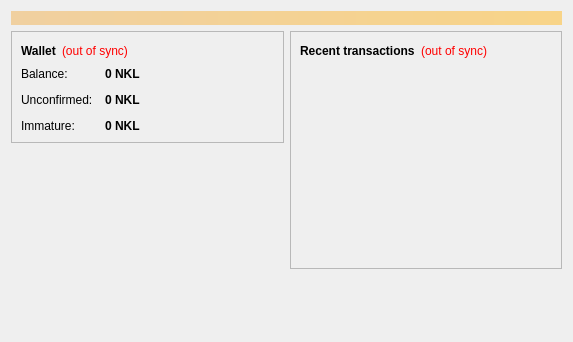
<?xml version="1.0" encoding="UTF-8"?>
<ui version="4.0">
 <class>OverviewPage</class>
 <widget class="QWidget" name="OverviewPage">
  <property name="geometry">
   <rect>
    <x>0</x>
    <y>0</y>
    <width>573</width>
    <height>342</height>
   </rect>
  </property>
  <property name="windowTitle">
   <string>Form</string>
  </property>
  <layout class="QVBoxLayout" name="topLayout">
   <item>
    <widget class="QLabel" name="labelAlerts">
     <property name="visible">
      <bool>false</bool>
     </property>
     <property name="styleSheet">
      <string notr="true">background-color: qlineargradient(x1: 0, y1: 0, x2: 1, y2: 0, stop:0 #F0D0A0, stop:1 #F8D488); color:#000000;</string>
     </property>
     <property name="wordWrap">
      <bool>true</bool>
     </property>
     <property name="margin">
      <number>3</number>
     </property>
    </widget>
   </item>
   <item>
    <layout class="QHBoxLayout" name="horizontalLayout" stretch="1,1">
     <item>
      <layout class="QVBoxLayout" name="verticalLayout_2">
       <item>
        <widget class="QFrame" name="frame">
         <property name="frameShape">
          <enum>QFrame::StyledPanel</enum>
         </property>
         <property name="frameShadow">
          <enum>QFrame::Raised</enum>
         </property>
         <layout class="QVBoxLayout" name="verticalLayout_4">
          <item>
           <layout class="QHBoxLayout" name="horizontalLayout_4">
            <item>
             <widget class="QLabel" name="label_5">
              <property name="font">
               <font>
                <weight>75</weight>
                <bold>true</bold>
               </font>
              </property>
              <property name="text">
               <string>Wallet</string>
              </property>
             </widget>
            </item>
            <item>
             <widget class="QLabel" name="labelWalletStatus">
              <property name="toolTip">
               <string>The displayed information may be out of date. Your wallet automatically synchronizes with the NiCKEL network after a connection is established, but this process has not completed yet.</string>
              </property>
              <property name="styleSheet">
               <string notr="true">QLabel { color: red; }</string>
              </property>
              <property name="text">
               <string notr="true">(out of sync)</string>
              </property>
              <property name="alignment">
               <set>Qt::AlignLeading|Qt::AlignLeft|Qt::AlignVCenter</set>
              </property>
             </widget>
            </item>
            <item>
             <spacer name="horizontalSpacer_2">
              <property name="orientation">
               <enum>Qt::Horizontal</enum>
              </property>
              <property name="sizeHint" stdset="0">
               <size>
                <width>40</width>
                <height>20</height>
               </size>
              </property>
             </spacer>
            </item>
           </layout>
          </item>
          <item>
           <layout class="QFormLayout" name="formLayout_2">
            <property name="fieldGrowthPolicy">
             <enum>QFormLayout::AllNonFixedFieldsGrow</enum>
            </property>
            <property name="horizontalSpacing">
             <number>12</number>
            </property>
            <property name="verticalSpacing">
             <number>12</number>
            </property>
            <item row="0" column="0">
             <widget class="QLabel" name="label">
              <property name="text">
               <string>Balance:</string>
              </property>
             </widget>
            </item>
            <item row="0" column="1">
             <widget class="QLabel" name="labelBalance">
              <property name="font">
               <font>
                <weight>75</weight>
                <bold>true</bold>
               </font>
              </property>
              <property name="cursor">
               <cursorShape>IBeamCursor</cursorShape>
              </property>
              <property name="toolTip">
               <string>Your current balance</string>
              </property>
              <property name="text">
               <string notr="true">0 NKL</string>
              </property>
              <property name="textInteractionFlags">
               <set>Qt::LinksAccessibleByMouse|Qt::TextSelectableByKeyboard|Qt::TextSelectableByMouse</set>
              </property>
             </widget>
            </item>
            <item row="1" column="0">
             <widget class="QLabel" name="label_3">
              <property name="text">
               <string>Unconfirmed:</string>
              </property>
             </widget>
            </item>
            <item row="1" column="1">
             <widget class="QLabel" name="labelUnconfirmed">
              <property name="font">
               <font>
                <weight>75</weight>
                <bold>true</bold>
               </font>
              </property>
              <property name="cursor">
               <cursorShape>IBeamCursor</cursorShape>
              </property>
              <property name="toolTip">
               <string>Total of transactions that have yet to be confirmed, and do not yet count toward the current balance</string>
              </property>
              <property name="text">
               <string notr="true">0 NKL</string>
              </property>
              <property name="textInteractionFlags">
               <set>Qt::LinksAccessibleByMouse|Qt::TextSelectableByKeyboard|Qt::TextSelectableByMouse</set>
              </property>
             </widget>
            </item>
            <item row="2" column="0">
             <widget class="QLabel" name="labelImmatureText">
              <property name="text">
               <string>Immature:</string>
              </property>
             </widget>
            </item>
            <item row="2" column="1">
             <widget class="QLabel" name="labelImmature">
              <property name="font">
               <font>
                <weight>75</weight>
                <bold>true</bold>
               </font>
              </property>
              <property name="toolTip">
               <string>Mined balance that has not yet matured</string>
              </property>
              <property name="text">
               <string notr="true">0 NKL</string>
              </property>
              <property name="textInteractionFlags">
               <set>Qt::LinksAccessibleByMouse|Qt::TextSelectableByKeyboard|Qt::TextSelectableByMouse</set>
              </property>
             </widget>
            </item>
           </layout>
          </item>
         </layout>
        </widget>
       </item>
       <item>
        <spacer name="verticalSpacer">
         <property name="orientation">
          <enum>Qt::Vertical</enum>
         </property>
         <property name="sizeHint" stdset="0">
          <size>
           <width>20</width>
           <height>40</height>
          </size>
         </property>
        </spacer>
       </item>
        <item>
         <widget class="QLabel" name="label_wallet_bgcoin">
          <property name="text">
           <string/>
          </property>
          <property name="pixmap">
           <pixmap resource="../bitcoin.qrc">:/images/wallet_bgcoin</pixmap>
          </property>
          <property name="scaledContents">
           <bool>false</bool>
          </property>
          <property name="alignment">
           <set>Qt::AlignCenter</set>
          </property>
          <property name="margin">
           <number>-2</number>
          </property>
         </widget>
        </item>
        <item>
         <widget class="QLabel" name="label_6">
          <property name="text">
           <string/>
          </property>
         </widget>
        </item>
      </layout>
     </item>
     <item>
      <layout class="QVBoxLayout" name="verticalLayout_3">
       <item>
        <widget class="QFrame" name="frame_2">
         <property name="frameShape">
          <enum>QFrame::StyledPanel</enum>
         </property>
         <property name="frameShadow">
          <enum>QFrame::Raised</enum>
         </property>
         <layout class="QVBoxLayout" name="verticalLayout">
          <item>
           <layout class="QHBoxLayout" name="horizontalLayout_2">
            <item>
             <widget class="QLabel" name="label_4">
              <property name="text">
               <string>&lt;b&gt;Recent transactions&lt;/b&gt;</string>
              </property>
             </widget>
            </item>
            <item>
             <widget class="QLabel" name="labelTransactionsStatus">
              <property name="toolTip">
               <string>The displayed information may be out of date. Your wallet automatically synchronizes with the NiCKEL network after a connection is established, but this process has not completed yet.</string>
              </property>
              <property name="styleSheet">
               <string notr="true">QLabel { color: red; }</string>
              </property>
              <property name="text">
               <string notr="true">(out of sync)</string>
              </property>
              <property name="alignment">
               <set>Qt::AlignRight|Qt::AlignTrailing|Qt::AlignVCenter</set>
              </property>
             </widget>
            </item>
            <item>
             <spacer name="horizontalSpacer">
              <property name="orientation">
               <enum>Qt::Horizontal</enum>
              </property>
              <property name="sizeHint" stdset="0">
               <size>
                <width>40</width>
                <height>20</height>
               </size>
              </property>
             </spacer>
            </item>
           </layout>
          </item>
          <item>
           <widget class="QListView" name="listTransactions">
            <property name="styleSheet">
             <string notr="true">QListView { background: transparent; }</string>
            </property>
            <property name="frameShape">
             <enum>QFrame::NoFrame</enum>
            </property>
            <property name="verticalScrollBarPolicy">
             <enum>Qt::ScrollBarAlwaysOff</enum>
            </property>
            <property name="horizontalScrollBarPolicy">
             <enum>Qt::ScrollBarAlwaysOff</enum>
            </property>
            <property name="selectionMode">
             <enum>QAbstractItemView::NoSelection</enum>
            </property>
           </widget>
          </item>
         </layout>
        </widget>
       </item>
       <item>
        <spacer name="verticalSpacer_2">
         <property name="orientation">
          <enum>Qt::Vertical</enum>
         </property>
         <property name="sizeHint" stdset="0">
          <size>
           <width>20</width>
           <height>40</height>
          </size>
         </property>
        </spacer>
       </item>
      </layout>
     </item>
    </layout>
   </item>
  </layout>
 </widget>
 <resources/>
 <connections/>
</ui>
